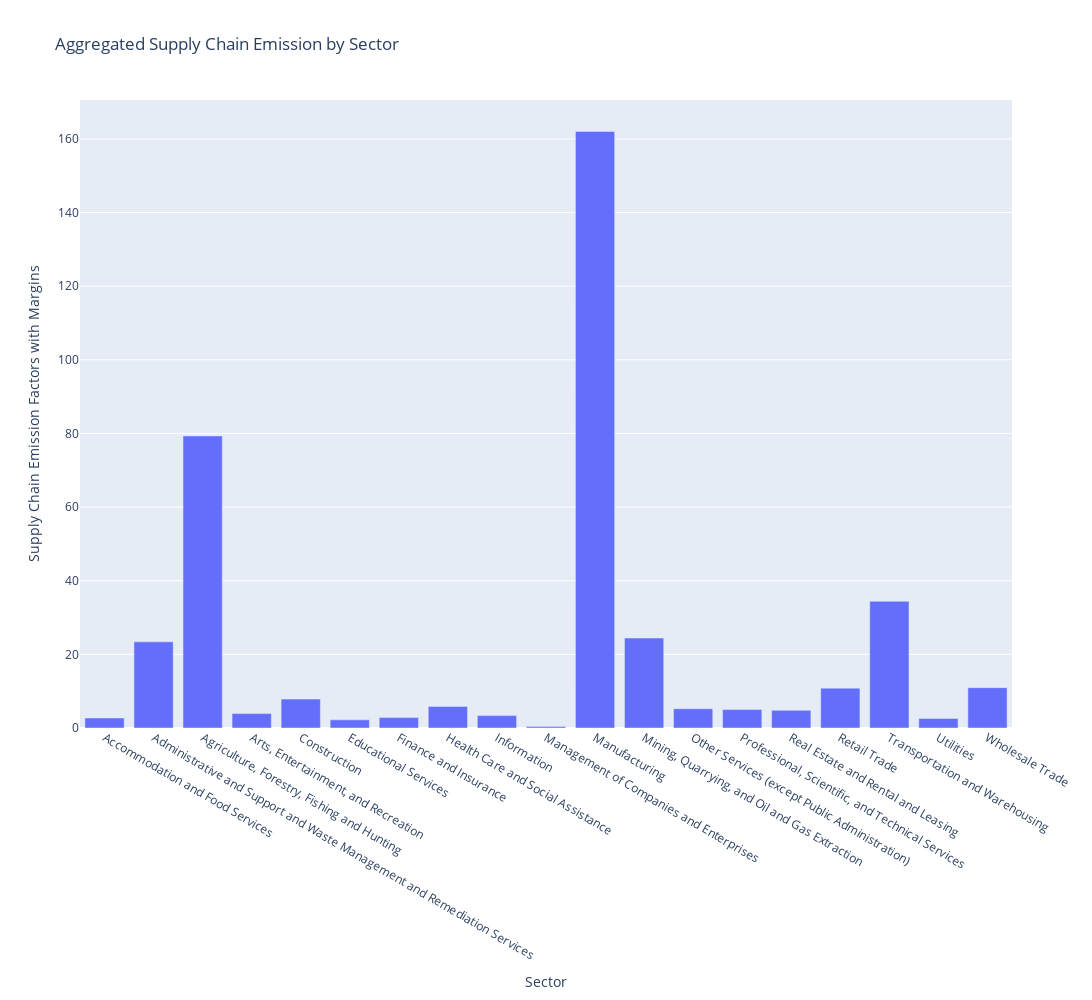

This figure's notebook cell:
### Code cell
# Aggregate the values by sector (sum in this case)
aggregated_data = df.groupby('Sector')['Supply Chain Emission Factors with Margins'].sum().reset_index()

# Create Plotly plot
fig = px.bar(aggregated_data, x='Sector', y='Supply Chain Emission Factors with Margins', title='Aggregated Supply Chain Emission by Sector', height=1000, width=1100)
fig.show()

### Figure 1 — Plotly figure (JSON) as saved in the notebook; plotly's stock layout.template omitted (floating-point values rounded to 4 significant figures)
{"data": [{"alignmentgroup": "True", "hovertemplate": "Sector=%{x}<br>Supply Chain Emission Factors with Margins=%{y}<extra></extra>", "legendgroup": "", "marker": {"color": "#636efa", "pattern": {"shape": ""}}, "name": "", "offsetgroup": "", "orientation": "v", "showlegend": false, "textposition": "auto", "type": "bar", "x": ["Accommodation and Food Services", "Administrative and Support and Waste Management and Remediation Services", "Agriculture, Forestry, Fishing and Hunting", "Arts, Entertainment, and Recreation", "Construction", "Educational Services", "Finance and Insurance", "Health Care and Social Assistance", "Information", "Management of Companies and Enterprises", "Manufacturing", "Mining, Quarrying, and Oil and Gas Extraction", "Other Services (except Public Administration)", "Professional, Scientific, and Technical Services", "Real Estate and Rental and Leasing", "Retail Trade", "Transportation and Warehousing", "Utilities", "Wholesale Trade"], "xaxis": "x", "y": [2.716, 23.39, 79.34, 3.912, 7.843, 2.223, 2.822, 5.859, 3.365, 0.39, 162.0, 24.43, 5.232, 5.03, 4.812, 10.83, 34.42, 2.583, 10.96], "yaxis": "y"}], "layout": {"barmode": "relative", "height": 1000, "legend": {"tracegroupgap": 0}, "title": {"text": "Aggregated Supply Chain Emission by Sector"}, "width": 1100, "xaxis": {"anchor": "y", "autorange": true, "domain": [0, 1], "range": [-0.5, 18.5], "title": {"text": "Sector"}, "type": "category"}, "yaxis": {"anchor": "x", "autorange": true, "domain": [0, 1], "range": [0, 170.6], "title": {"text": "Supply Chain Emission Factors with Margins"}, "type": "linear"}}}
